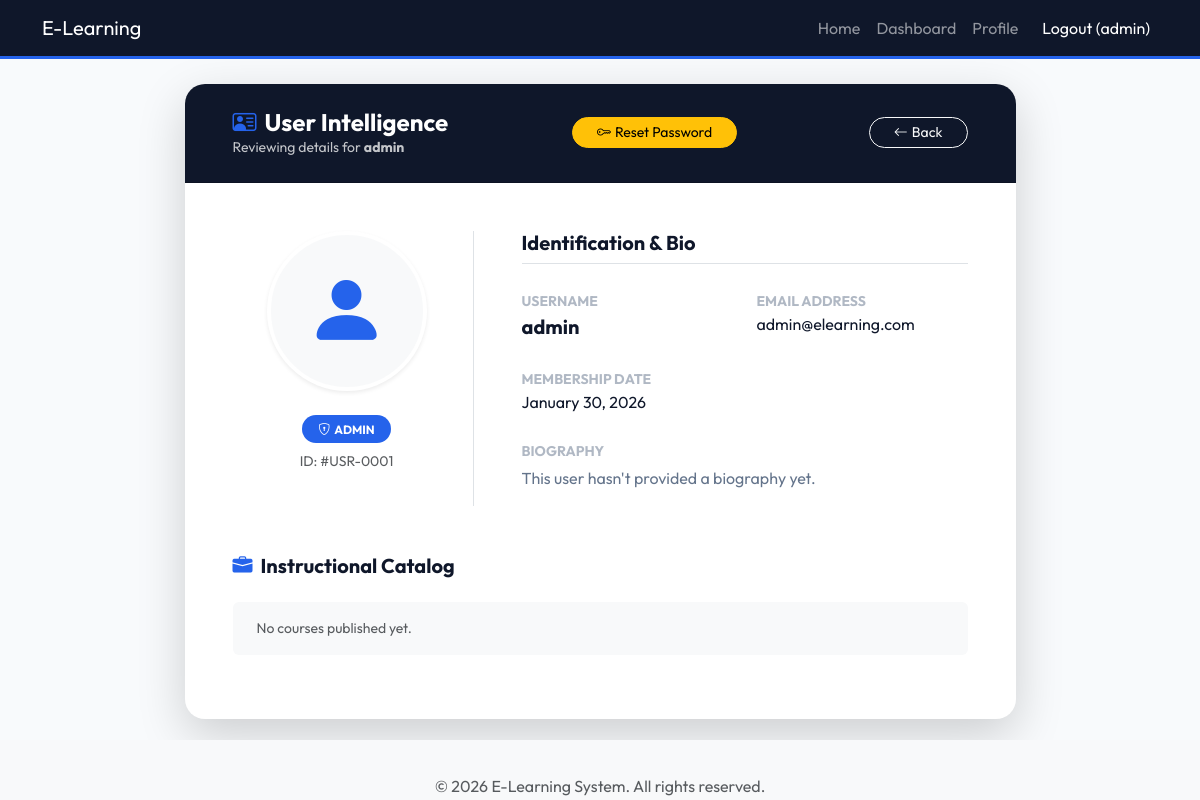
The app's page /views/admin/view_user.php?id=1 (signed in) with its own data.
### tables this page shows
CREATE TABLE IF NOT EXISTS users (
    id INT AUTO_INCREMENT PRIMARY KEY,
    username VARCHAR(50) NOT NULL UNIQUE,
    email VARCHAR(100) NOT NULL UNIQUE,
    password VARCHAR(255) NOT NULL,
    role ENUM('admin', 'student') NOT NULL DEFAULT 'student',
    bio TEXT,
    avatar VARCHAR(255),
    created_at TIMESTAMP DEFAULT CURRENT_TIMESTAMP,
    INDEX idx_role (role),
    INDEX idx_username (username),
    INDEX idx_email (email)
);

### views/admin/view_user.php (the view, shortened to what this page needs)
<?php
require_once '../../config/db.php';
include '../../includes/header.php';
$user_id = $_GET['id'] ?? null;
$stmt = $pdo->prepare("SELECT * FROM users WHERE id = ?");
$stmt->execute([$user_id]);
$user = $stmt->fetch();
?>
<div class="row justify-content-center">
    <div class="col-lg-9">
        <div class="card border-0 shadow-lg overflow-hidden">
            <div class="card-header bg-accent text-white py-4 px-5 d-flex justify-content-between align-items-center">
                <div>
                    <h2 class="mb-0 fw-bold h4"><i class="bi bi-person-vcard me-2 text-primary"></i>User Intelligence</h2>
                    <p class="small opacity-75 mb-0">Reviewing details for <strong><?php echo htmlspecialchars($user['username']); ?></strong></p>
                </div>
                <button type="button" class="btn btn-warning rounded-pill px-4 btn-sm me-2" data-bs-toggle="modal" data-bs-target="#resetPasswordModal">
                    <i class="bi bi-key me-1"></i>Reset Password
                </button>
                <a href="users.php" class="btn btn-outline-light rounded-pill px-4 btn-sm">
                    <i class="bi bi-arrow-left me-1"></i>Back
                </a>
            </div>
            <div class="card-body p-5">
                <div class="row mb-5">
                    <div class="col-md-4 text-center border-end">
                        <div class="mb-4">
                            <?php if ($user['avatar']): ?>
                                <img src="../../public/uploads/avatars/<?php echo htmlspecialchars($user['avatar']); ?>" alt="Avatar" class="rounded-circle shadow-sm border border-4 border-white" style="width: 160px; height: 160px; object-fit: cover;">
                            <?php else: ?>
                                <div class="d-inline-flex align-items-center justify-content-center rounded-circle bg-light text-primary shadow-sm border border-4 border-white" style="width: 160px; height: 160px;">
                                    <i class="bi bi-person-fill" style="font-size: 5rem;"></i>
                                </div>
                            <?php endif; ?>
                        </div>
                        <div class="mb-2">
                            <span class="badge bg-primary px-3 py-2 rounded-pill text-uppercase tracking-wider small">
                                <i class="bi bi-shield-lock me-1"></i><?php echo strtoupper($user['role']); ?>
                            </span>
                        </div>
                        <div class="text-muted small">ID: #USR-<?php echo str_pad($user['id'], 4, '0', STR_PAD_LEFT); ?></div>
                    </div>
                    <div class="col-md-8 ps-md-5">
                        <h5 class="text-accent fw-bold mb-4 border-bottom pb-2">Identification & Bio</h5>
                        <div class="row g-4 mb-4">
                            <div class="col-sm-6">
                                <label class="text-secondary small text-uppercase fw-bold opacity-50">Username</label>
                                <div class="text-accent fw-bold fs-5"><?php echo htmlspecialchars($user['username']); ?></div>
                            </div>
                            <div class="col-sm-6">
                                <label class="text-secondary small text-uppercase fw-bold opacity-50">Email Address</label>
                                <div class="text-accent"><?php echo htmlspecialchars($user['email']); ?></div>
                            </div>
                            <div class="col-sm-6">
                                <label class="text-secondary small text-uppercase fw-bold opacity-50">Membership Date</label>
                                <div class="text-accent"><?php echo date('F d, Y', strtotime($user['created_at'])); ?></div>
                            </div>
                        </div>
                        <div class="mb-0">
                            <label class="text-secondary small text-uppercase fw-bold opacity-50">Biography</label>
                            <p class="text-secondary mt-1"><?php echo nl2br(htmlspecialchars($user['bio'] ?? 'This user hasn\'t provided a biography yet.')); ?></p>
                        </div>
                    </div>
                </div>
                <div class="platform-activity mt-5">
                    <?php if ($user['role'] === 'student'): ?>
                        <h5 class="text-accent fw-bold mb-4 d-flex align-items-center">
                            <i class="bi bi-book-half me-2 text-primary"></i>Learning Progress
                        </h5>
                        <?php
                        $stmt = $pdo->prepare("SELECT c.title, c.id FROM enrollments e JOIN courses c ON e.course_id = c.id WHERE e.student_id = ?");
                        $stmt->execute([$user_id]);
                        $enrollments = $stmt->fetchAll();
                        ?>
                        <div class="row g-3">
                            <?php if ($enrollments): ?>
                                <?php foreach ($enrollments as $e): ?>
                                    <div class="col-md-6">
                                        <div class="p-3 bg-light rounded border border-white shadow-sm d-flex align-items-center">
                                            <i class="bi bi-journal-check text-primary me-3 fs-4"></i>
                                            <div class="text-accent fw-bold"><?php echo htmlspecialchars($e['title']); ?></div>
                                        </div>
                                    </div>
                                <?php endforeach; ?>
                            <?php else: ?>
                                <div class="col-12">
                                    <div class="alert bg-light border-0 py-3 px-4 text-muted small">Not enrolled in any courses yet.</div>
                                </div>
                            <?php endif; ?>
                        </div>
                    <?php elseif ($user['role'] === 'admin'): ?>
                        <h5 class="text-accent fw-bold mb-4 d-flex align-items-center">
                            <i class="bi bi-briefcase-fill me-2 text-primary"></i>Instructional Catalog
                        </h5>
                        <?php
                        $stmt = $pdo->prepare("SELECT title, id FROM courses WHERE teacher_id = ?");
                        $stmt->execute([$user_id]);
                        $teaching = $stmt->fetchAll();
                        ?>
                        <div class="row g-3">
                            <?php if ($teaching): ?>
                                <?php foreach ($teaching as $t): ?>
                                    <div class="col-md-6">
                                        <div class="p-3 bg-light rounded border border-white shadow-sm d-flex align-items-center">
                                            <i class="bi bi-mortarboard text-primary me-3 fs-4"></i>
                                            <div class="text-accent fw-bold"><?php echo htmlspecialchars($t['title']); ?></div>
                                        </div>
                                    </div>
                                <?php endforeach; ?>
                            <?php else: ?>
                                <div class="col-12">
                                    <div class="alert bg-light border-0 py-3 px-4 text-muted small">No courses published yet.</div>
                                </div>
                            <?php endif; ?>
                        </div>
                    <?php endif; ?>
                </div>
            </div>
        </div>
    </div>
</div>
<?php include '../../includes/footer.php'; ?>

### public/css/style.css (style rules this page uses)
:root { --primary-color: #2563eb; --secondary-color: #64748b; --accent-color: #0f172a; --bg-light: #f8fafc; }
body { background-color: var(--bg-light); font-family: 'Outfit', sans-serif; color: var(--accent-color); }
.card { border: none; border-radius: 20px; background: white; overflow: hidden; transition: all 0.4s cubic-bezier(0.175, 0.885, 0.32, 1.275); }
.text-primary { color: var(--primary-color) !important; }
.text-secondary { color: var(--secondary-color) !important; }
.text-accent { color: var(--accent-color) !important; }
.bg-primary { background-color: var(--primary-color) !important; color: white !important; }
.bg-accent { background-color: var(--accent-color) !important; color: white !important; }

### includes/header.php (style rules this page uses)
body { padding-top: 60px; }

### records on screen
users: username "admin", role "ADMIN", id "0001", email "admin@elearning.com", created_at "January 30, 2026", bio "This user hasn't provided a biography yet."

### other values on screen
$_SESSION['username'] "admin"
